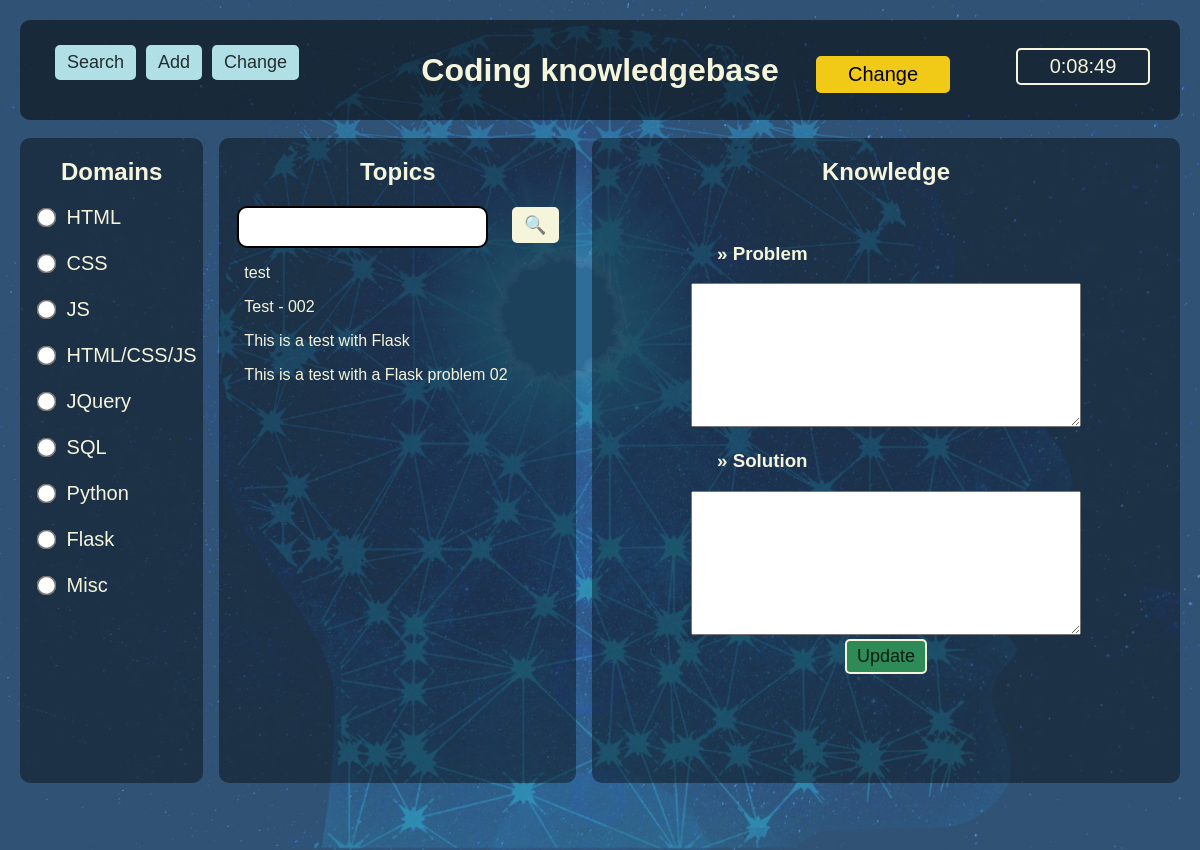
/change, run on an earlier commit of the app's database.
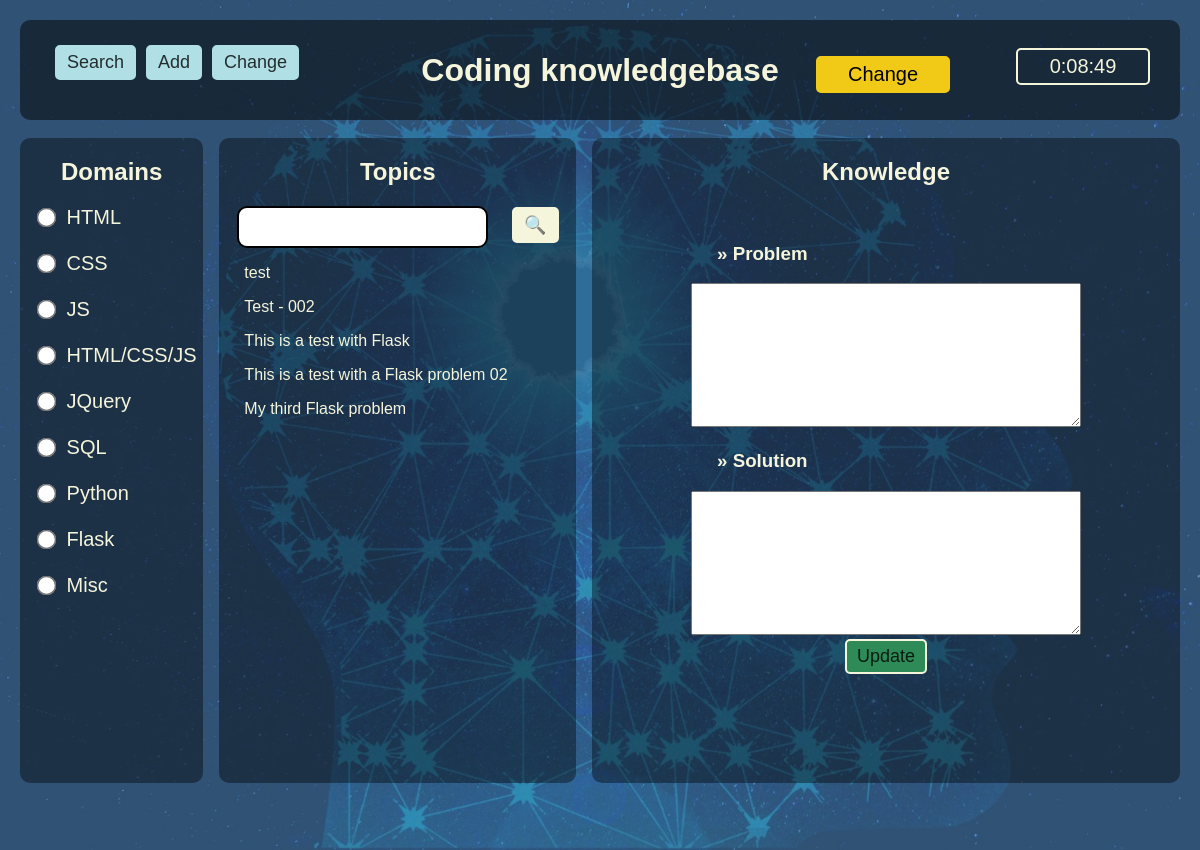
And on a later commit of the database.
### tables this page shows
CREATE TABLE domains (
                                        domain_id integer PRIMARY KEY,
                                        name text NOT NULL                                    
                                    );

CREATE TABLE topics (
                                        topic_id integer PRIMARY KEY,
                                        name text NOT NULL,
                                        domain int,
                                        foreign key(domain) references domains(domain_id)
                                    );

### flask_app.py (the view)
@app.route('/change',methods=['GET','POST'])
def change():
    domain_list = []
    domain_list = get_domains()
    topic_list = []
    topic_list = get_topics()
    problem = ""
    solution = ""
    if request.method == "POST":
        action = request.form["action"]
        print(">>>>> action:", action)
        if action == "click_topic": #als de $.ajax gebruikt is (een van de topics geklikt)
            print("*** TOPIC CLICKED !! ***")
            topic = request.form["topic"]
            topic_dict = get_1_topic(topic)
            problem = topic_dict["problem"]
            solution = topic_dict["solution"]
            domain = topic_dict["domain"]
            print('*1', domain)
            resp = make_response(render_template('change.html', domain_list=domain_list, topic_list=topic_list, problem=problem, solution=solution))
            resp.set_cookie('problem', problem)
            resp.set_cookie('solution',solution)
            resp.set_cookie('domain', domain)
        elif action == "update":
            domain = request.form["domain"]
            topic = request.form["topic"]
            problem = request.form["problem"]
            solution = request.form["solution"]
            change_knowledge(domain, topic, problem, solution)
            print("*2 action=", action)
            resp = make_response(render_template('change.html', domain_list=domain_list, topic_list=topic_list, problem=problem, solution=solution))
        else:
            resp = make_response(render_template('change.html', domain_list=domain_list, topic_list=topic_list, problem=problem, solution=solution))
    else:
        domain_list = get_domains()
        topic_list = get_topics()
        resp = make_response(render_template('change.html', domain_list=domain_list, topic_list=topic_list, problem=problem, solution=solution))
    return resp

### db.py (called while the page is built)
def connect_to_db(db_file):
    conn = None
    try:
        conn = sqlite3.connect(db_file)
        print("** Connection established")
        return conn
    except Error as e:
        print(e)
    return conn

def get_domains():
    database = "knowledge.db"
    conn = connect_to_db(database)
    c = conn.cursor()
    query = '''select name from domains'''
    c.execute(query)
    data = c.fetchall()
    output = []
    for d in data:
        output.append(d[0])
    return output

def get_topics():
    database = "knowledge.db"
    conn = connect_to_db(database)
    c = conn.cursor()
    query = '''select name, domain from topics'''
    c.execute(query)
    data = c.fetchall()
    output = []
    for d in data:
        output.append(d[0])
    return output

### templates/change.html (shortened to what this page needs)
<!DOCTYPE html>
<html lang="en">
<head>
    <link rel="stylesheet" href="/static/style.css">
</head>
<body onload="startTime()">
    <div class="container">
        <div class="top">
            <div class="top-menu">
                <a href="/"><button class="top_btn">Search</button></a>
                <a href="/new"><button class="top_btn">Add</button></a>
                <a href="/change"><button class="top_btn">Change</button></a>
            </div>
            <h1>Coding knowledgebase</h1>
            <div id="change_warning">Change</div>
            <div id="clock"></div>
        </div>
        <div class="main">
                <div id="index1">
                    <h2>Domains</h2>
                <form class="domain_form_new">
                    {% for domain in domain_list %}
                        <input type="radio" id="{{domain}}" name="domain" class="domain_radio" value="{{domain}}" required>
                        <label  class="domain_radio" for="{{domain}}">{{domain}}</label><br><br>
                    {% endfor %}
                </form>
                </div>
                <div id="index2">
                    <h2>Topics</h2>
                    <form method="POST" action="">
                    <input name="search_str" class="topic_search" type="text">
                    <button type="submit" name="action" value="search" class="search_btn">&#x1F50D;</button>
                    </form>
                    <div class="topic_list">
                        {% for topic in topic_list %}
                            <p class="topic">{{topic}}</p>
                        {% endfor %}
                    </div>
                </div>
                <div id="knowledge">
                    <h2>Knowledge</h2>
                    <br>
                    <h3 class="left pad10vw">&#187; Problem</h3>
                    <textarea id="problem_input" class="problem_area" rows="6" cols="80" required></textarea>
                    <br>
                    <h3 class="left pad10vw">&#187; Solution</h3>
                    <textarea id="solution_input" class="solution_area" rows="6" cols="80" required></textarea>
                    <br>
                    <button class="submit_btn">Update</button>
                </div>
        </div>
    </div>
</body>
</html>

What changed in the data, as far as the page shows it:
added topics: name "My third Flask problem"
